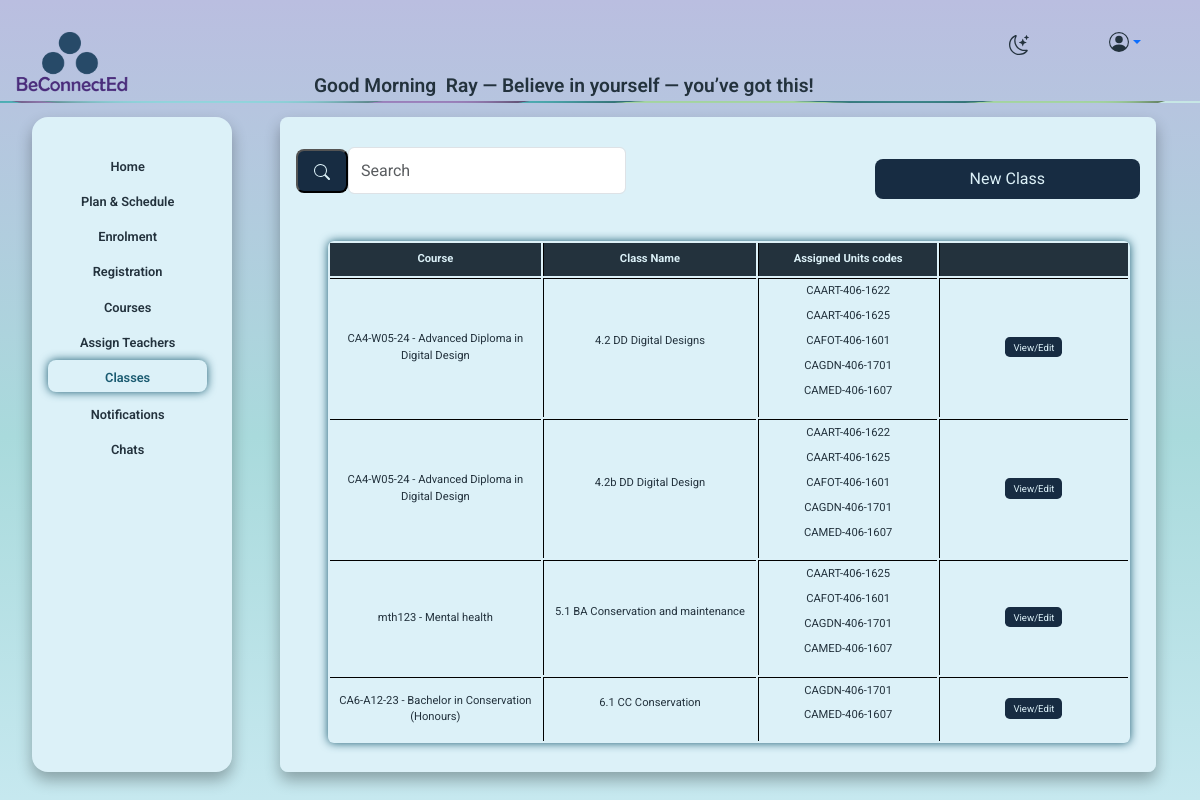
Page /classes_admin.php (signed in) on the committed database.
### tables this page shows
CREATE TABLE `classes` (
  `class_id` int(11) NOT NULL,
  `class_name` varchar(255) DEFAULT NULL,
  `course_id` int(11) DEFAULT NULL
);

CREATE TABLE `course` (
  `course_id` int(11) NOT NULL,
  `course_name` varchar(255) DEFAULT NULL,
  `course_code` varchar(100) DEFAULT NULL,
  `institute_id` int(11) DEFAULT NULL,
  `is_active` tinyint(1) NOT NULL,
  `MQF_Level` int(50) DEFAULT NULL,
  `credits` int(50) NOT NULL,
  `duration` varchar(50) NOT NULL,
  `course_description` text NOT NULL
);

### includes/functions.php (called while the page is built, shortened)
<?PHP
function getClassesWithUnits($conn){
  $sql = "
    SELECT
      c.class_id,
      c.class_name,
      co.course_name,
      co.course_code,
      GROUP_CONCAT(u.unit_code ORDER BY u.unit_code SEPARATOR ', ') AS unit_codes
    FROM classes c
    LEFT JOIN course co ON co.course_id = c.course_id
    LEFT JOIN course_units cu ON cu.course_id = c.course_id
    LEFT JOIN unit u ON u.unit_id = cu.unit_id
    GROUP BY c.class_id, c.class_name, co.course_name, co.course_code
    ORDER BY c.class_name
  ";
  $stmt = mysqli_stmt_init($conn);
  if(!mysqli_stmt_prepare($stmt, $sql)){
    return false;
  }
  mysqli_stmt_execute($stmt);
  $result = mysqli_stmt_get_result($stmt);
  return $result;
}

### classes_admin.php (the view, shortened to what this page needs)
<?php
include "includes/nav.php";
require_once 'includes/users.php';
?>
<div class="container-fluid">
  <div class="row">
      <div class="col-lg-2 col-md-3 p-0">
          <?php include 'includes/menuadmin.php'; ?>
      </div>
    <div class="col-1"></div>
  <div class="col-lg-9 col-md-8">
      <div class="row">
        <div class="col-12">
            <div class="form_bg">
            <div class="row align-items-center">
                <div class="col-lg-5 col-md-6 col-sm-12">
                    <form class="d-flex">
                        <button class="search_button btn-outline-success my-3" type="submit">
                            <svg xmlns="http://www.w3.org/2000/svg" width="16" height="16" fill="currentColor" class="bi bi-search" viewBox="0 0 16 16">
                                <path d="M11.742 10.344a6.5 6.5 0 1 0-1.397 1.398h-.001q.044.06.098.115l3.85 3.85a1 1 0 0 0 1.415-1.414l-3.85-3.85a1 1 0 0 0-.115-.1zM12 6.5a5.5 5.5 0 1 1-11 0 5.5 5.5 0 0 1 11 0"/>
                            </svg>
                        </button>
                         <input class="form-control me-2" type="search" placeholder="Search" aria-label="Search">
                    </form>
                </div>
                    <div class="col-lg-4 col-md-4 col-sm-12 text-end ">
                    <button type="button" class="btn button" data-bs-toggle="modal" data-bs-target="#addNewClassModal">
                    New Class
                    </button>
                    </div>
<div class="col-lg-12 col-md-12 col-sm-12">
<table class="table_admin"  >
  <tr>
    <th>Course</th>
    <th>Class Name</th>
    <th>Assigned Units codes</th>
      <th></th>
  </tr>
  <?php
$result = getClassesWithUnits($conn);
if ($result) {
  while($row = mysqli_fetch_assoc($result)){
    echo '<tr>';
    echo '<td>' . htmlspecialchars(($row['course_code'] ?? '') . ' - ' . ($row['course_name'] ?? '')) . '</td>';
      echo '<td>';
  if (!empty($row['class_name'])) {
    $class = explode(', ', $row['class_name']);
    echo '<p class="mb-0 mt-1 ps-3">';
    foreach ($class as $class) {
      echo '<p >' . htmlspecialchars($class) . '</p>';
    }
    echo '</p>';
  } else {
    echo '—';
  }
  echo '</td>';
 echo '<td>';
  if (!empty($row['unit_codes'])) {
    $codes = explode(', ', $row['unit_codes']);
    echo '<p class="mb-0 mt-1 ps-3">';
    foreach ($codes as $code) {
      echo '<p >' . htmlspecialchars($code) . '</p>';
    }
    echo '</p>';
  } else {
    echo '—';
  }
  echo '</td>';
    echo '<td class="text-center">
<a href="edit_class.php?class_id=' . (int)$row['class_id'] . '" class="button_table">View/Edit</a>
          </td>';
    echo '</tr>';
  }
}
  ?>
                    </table>
                </div>
            </div>
        </div>
    </div>
   </div>
  </div>
</div>

### css/style.css (style rules this page uses)
:root { --base-color: linear-gradient(to bottom, #babee0, #a9dadc, #ccebf3); --base-variant: #dcf1f8; --text-color: #23323d; --secondary-text: #1a5b71; --button-color: #172c42; --hover-button: #1a5b71; }
body { margin-top:2rem; padding: 0; min-height: 92vh; background: var(--base-color); background-attachment: fixed; font-family: Roboto, "Helvetica Neue", Helvetica, sans-serif; width: 100%; overflow: hidden; overflow-x: hidden; }
.form_bg { box-shadow:0 8px 15px 0 #0000004d; color: var(--secondary-text); border-radius: .5rem; background-color: var(--base-variant); width: 100%; margin-top: 1rem; margin-left: -2rem; min-height: 75vh; max-height: 75vh; padding: 1rem; text-align: center; overflow-y: auto; overflow-x: auto; display: flex; flex-direction: column; justify-content: top; }
.table_admin { color: var(--text-color); }
.table_admin p { line-height: .8; }
td { text-align: center; width: 1rem; }
.form-control { width: 100% !important; margin: .9rem .9rem .9rem 0rem; }
.button { width: 100% !important; text-decoration: none; color: var( --base-variant); border-radius: .5rem; margin-top: 1rem; padding: .5rem 1rem .5rem 1rem; background-color:var(--button-color); }
button.button, a.button { width: 100%; text-decoration: none; color: var(--base-variant); border-radius: .5rem; margin-top: 1rem; padding: .5rem 1rem; background-color: var(--button-color); border: none; display: block; text-align: center; }
.search_button { text-decoration: none; color: var( --base-variant); border-radius: .5rem; margin-top: 1rem; padding: .5rem 1rem .5rem 1rem; background-color:var(--button-color); }
.button_table { font-size: .6rem; text-decoration: none; color: var( --base-variant); background-color:var(--button-color); border-radius: .3rem; padding: .3rem .5rem .3rem .5rem; align-content: center !important; width: 100vh !important; }
table { border-collapse:separate; border-radius:6px; margin: 2rem; box-shadow: 0 0 10px var(--secondary-text); padding: 0%; width: 95% !important; }
td, th { border-left:solid black 1px; border-top:solid black 1px; }
td { padding: .3rem; font-size: .7rem; }
th { background-color: var(--text-color); padding: .5rem; border-top: none; color: var(--base-variant); font-size: .7rem; }
td:first-child, th:first-child { border-left: none; }

### rows in the picture
classes: course.course_name "CA4-W05-24 - Advanced Diploma in Digital Design", class_name "4.2 DD Digital Designs", code "CAART-406-1622", code "CAART-406-1625", code "CAFOT-406-1601", code "CAGDN-406-1701", code "CAMED-406-1607"
classes: course.course_name "CA4-W05-24 - Advanced Diploma in Digital Design", class_name "4.2b DD Digital Design", code "CAART-406-1622", code "CAART-406-1625", code "CAFOT-406-1601", code "CAGDN-406-1701", code "CAMED-406-1607"
classes: course.course_name "mth123 - Mental health", class_name "5.1 BA Conservation and maintenance", code "CAART-406-1625", code "CAFOT-406-1601", code "CAGDN-406-1701", code "CAMED-406-1607"
classes: course.course_name "CA6-A12-23 - Bachelor in Conservation (Honours)", class_name "6.1 CC Conservation", code "CAGDN-406-1701", code "CAMED-406-1607"

### other values in the picture
$first . ' ' . $last "Ray"
